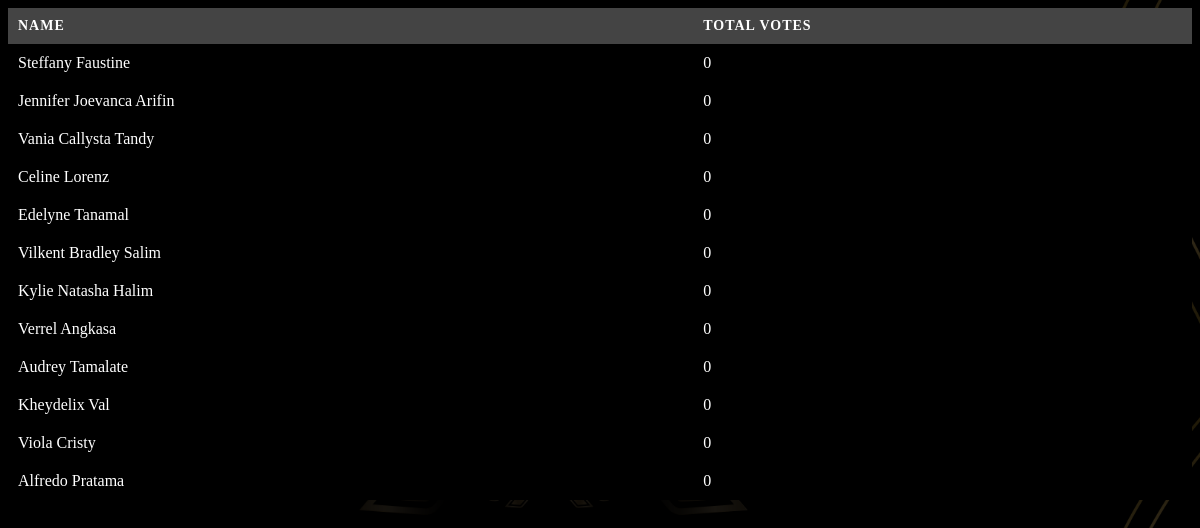
The page /result.php on the database its author committed.
### tables this page shows
CREATE TABLE `tbl_kandidat` (
  `id` int(11) NOT NULL,
  `name` varchar(100) NOT NULL,
  `image_name` varchar(32) NOT NULL,
  `total_votes` int(11) NOT NULL
);

### result.php (the view, shortened to what this page needs)
<?php
$servername = "localhost";
$username = "root";
$password = "";
$dbname = "voting";
$conn = mysqli_connect($servername, $username, $password, $dbname);
$sql = "SELECT * FROM tbl_kandidat";
$result = mysqli_query($conn, $sql);
echo "<table>";
echo "<tr><th>Name</th><th>Total Votes</th></tr>";
while ($row = mysqli_fetch_assoc($result)) {
    echo "<tr><td>" . $row['name'] . "</td><td>" . $row['total_votes'] . "</td></tr>";
}
echo "</table>";
?>

### result.php (style rules this page uses)
table { width: 100%; border-collapse: collapse; margin-bottom: 30px; background-color: rgba(0,0,0,0); }
th, td { text-align: left; padding: 10px; background-color: rgba(0,0,0,1); }
th { background-color: #444; color: #fff; text-transform: uppercase; font-weight: bold; font-size: 14px; letter-spacing: 1px; }
td { background-color: #f9f9f9; background-color: rgba(0,0,0,1); }

### rows shown on the page
tbl_kandidat: name "Steffany Faustine", total_votes "0"
tbl_kandidat: name "Jennifer Joevanca Arifin", total_votes "0"
tbl_kandidat: name "Vania Callysta Tandy", total_votes "0"
tbl_kandidat: name "Celine Lorenz", total_votes "0"
tbl_kandidat: name "Edelyne Tanamal", total_votes "0"
tbl_kandidat: name "Vilkent Bradley Salim", total_votes "0"
tbl_kandidat: name "Kylie Natasha Halim", total_votes "0"
tbl_kandidat: name "Verrel Angkasa", total_votes "0"
tbl_kandidat: name "Audrey Tamalate", total_votes "0"
tbl_kandidat: name "Kheydelix Val", total_votes "0"
tbl_kandidat: name "Viola Cristy", total_votes "0"
tbl_kandidat: name "Alfredo Pratama", total_votes "0"
